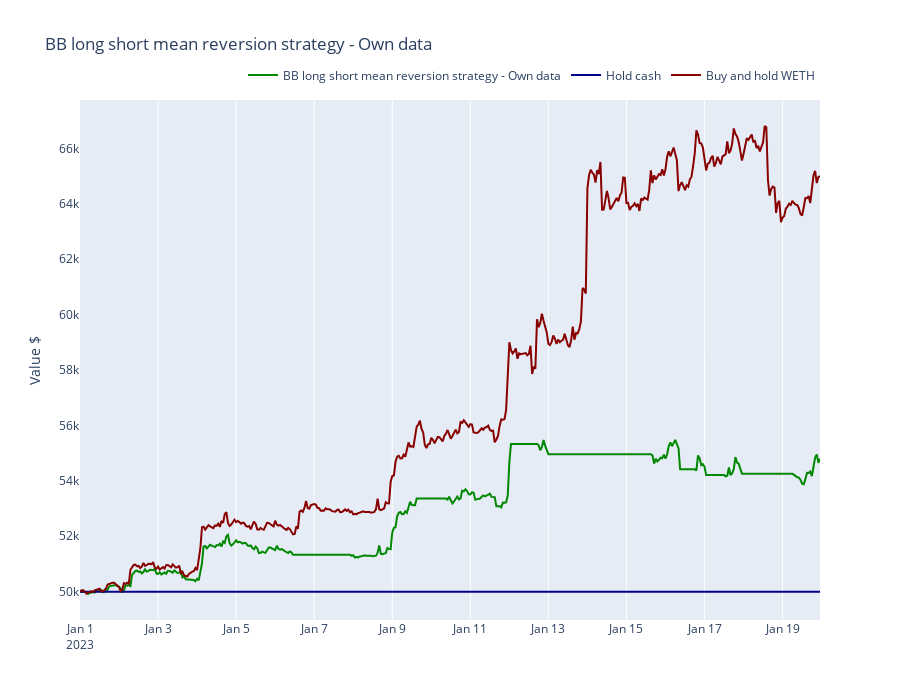

Notebook cell for this chart:
### Markdown cell above
## Benchmarking the strategy performance

Here we benchmark the strategy performance against some baseline scenarios.

- Buy and hold US dollar
- Buy and hold the underlying trading pair base asset

### Code cell
from tradeexecutor.visual.benchmark import visualise_benchmark

traded_pair = universe.universe.pairs.get_single()

fig = visualise_benchmark(
    "BB long short mean reversion strategy - Own data",
    portfolio_statistics=state.stats.portfolio,
    all_cash=state.portfolio.get_initial_deposit(),
    buy_and_hold_asset_name=traded_pair.base_token_symbol,
    buy_and_hold_price_series=universe.universe.candles.get_single_pair_data()["close"],
    start_at=START_AT,
    end_at=END_AT,
    height=700
)

fig.show()

### Figure 1 — Plotly figure (JSON) as saved in the notebook; plotly's stock layout.template omitted (floating-point values rounded to 4 significant figures; data arrays with more than 128 entries replaced by an {"elided": "..."} marker saying what was removed)
{"data": [{"line": {"color": "#008800"}, "mode": "lines", "name": "BB long short mean reversion strategy - Own data", "type": "scatter", "x": {"elided": "457 str values"}, "y": {"elided": "457 float values"}}, {"line": {"color": "#000088"}, "mode": "lines", "name": "Hold cash", "type": "scatter", "x": ["2023-01-01T00:00:00", "2023-01-19T23:00:00"], "y": [50000, 50000]}, {"line": {"color": "#880000"}, "mode": "lines", "name": "Buy and hold WETH", "type": "scatter", "x": {"elided": "456 str values"}, "y": {"elided": "456 float values"}}], "layout": {"height": 700, "legend": {"orientation": "h", "x": 1, "xanchor": "right", "y": 1.02, "yanchor": "bottom"}, "title": {"text": "BB long short mean reversion strategy - Own data"}, "xaxis": {"rangeslider": {"visible": false}}, "yaxis": {"showgrid": false, "title": {"text": "Value $"}}}}
